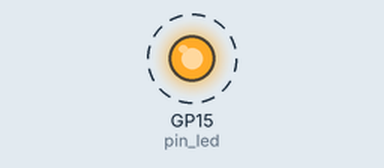
Recording of a program running on a simulated Raspberry Pi Pico running CircuitPython. On the bench: output pins drawn as LEDs (lit = HIGH). Dashed ring = blinking.

Above: at 0.2 s.
Timing chart, 0 to 3.0 s (numbered marks = the images above):
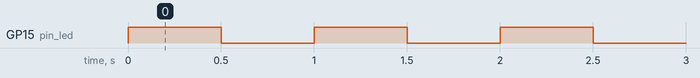

Measured:
- by itself, GP15 (pin_led): alternates HIGH for 0.50 s and LOW for 0.50 s

The program:

code.py
```python
# code.py for Raspberry Pi Pico
# Lab 01_blink_led
# Blink external RED LED

import board
import digitalio
import time

# Initialize GPIO pin for OUTPUT
# Note: Pico's physical pin #20 is mapped to GP15
pin_led = digitalio.DigitalInOut(board.GP15)
pin_led.direction = digitalio.Direction.OUTPUT

while True:
    pin_led.value = True
    time.sleep(0.5)
    pin_led.value = False
    time.sleep(0.5)
```
